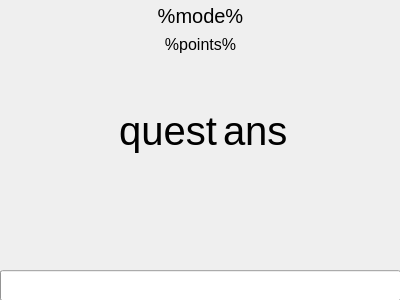
<?xml version="1.0" encoding="UTF-8"?>
<ui version="4.0">
 <class>gameWindow</class>
 <widget class="QWizardPage" name="gameWindow">
  <property name="geometry">
   <rect>
    <x>0</x>
    <y>0</y>
    <width>400</width>
    <height>300</height>
   </rect>
  </property>
  <property name="windowTitle">
   <string>Let's do it!</string>
  </property>
  <widget class="QWidget" name="formLayoutWidget">
   <property name="geometry">
    <rect>
     <x>0</x>
     <y>70</y>
     <width>401</width>
     <height>121</height>
    </rect>
   </property>
   <layout class="QFormLayout" name="formLayout">
    <property name="sizeConstraint">
     <enum>QLayout::SetMinimumSize</enum>
    </property>
    <property name="fieldGrowthPolicy">
     <enum>QFormLayout::FieldsStayAtSizeHint</enum>
    </property>
    <property name="rowWrapPolicy">
     <enum>QFormLayout::WrapLongRows</enum>
    </property>
    <property name="labelAlignment">
     <set>Qt::AlignCenter</set>
    </property>
    <property name="formAlignment">
     <set>Qt::AlignCenter</set>
    </property>
    <item row="0" column="0">
     <widget class="QLabel" name="askLabel">
      <property name="font">
       <font>
        <pointsize>30</pointsize>
        <underline>false</underline>
        <stylestrategy>PreferAntialias</stylestrategy>
        <kerning>true</kerning>
       </font>
      </property>
      <property name="text">
       <string>quest</string>
      </property>
      <property name="alignment">
       <set>Qt::AlignCenter</set>
      </property>
     </widget>
    </item>
    <item row="0" column="1">
     <widget class="QLabel" name="answerLabel">
      <property name="sizePolicy">
       <sizepolicy hsizetype="Preferred" vsizetype="Preferred">
        <horstretch>0</horstretch>
        <verstretch>0</verstretch>
       </sizepolicy>
      </property>
      <property name="font">
       <font>
        <pointsize>30</pointsize>
        <stylestrategy>PreferAntialias</stylestrategy>
       </font>
      </property>
      <property name="layoutDirection">
       <enum>Qt::RightToLeft</enum>
      </property>
      <property name="frameShape">
       <enum>QFrame::NoFrame</enum>
      </property>
      <property name="frameShadow">
       <enum>QFrame::Plain</enum>
      </property>
      <property name="text">
       <string>ans</string>
      </property>
      <property name="textFormat">
       <enum>Qt::AutoText</enum>
      </property>
      <property name="scaledContents">
       <bool>false</bool>
      </property>
      <property name="alignment">
       <set>Qt::AlignLeading|Qt::AlignLeft|Qt::AlignVCenter</set>
      </property>
      <property name="wordWrap">
       <bool>true</bool>
      </property>
      <property name="openExternalLinks">
       <bool>false</bool>
      </property>
      <property name="textInteractionFlags">
       <set>Qt::LinksAccessibleByMouse</set>
      </property>
     </widget>
    </item>
   </layout>
  </widget>
  <widget class="QLabel" name="modeLabel">
   <property name="geometry">
    <rect>
     <x>0</x>
     <y>0</y>
     <width>401</width>
     <height>31</height>
    </rect>
   </property>
   <property name="sizePolicy">
    <sizepolicy hsizetype="Preferred" vsizetype="Preferred">
     <horstretch>0</horstretch>
     <verstretch>0</verstretch>
    </sizepolicy>
   </property>
   <property name="font">
    <font>
     <pointsize>15</pointsize>
    </font>
   </property>
   <property name="text">
    <string>%mode%</string>
   </property>
   <property name="alignment">
    <set>Qt::AlignCenter</set>
   </property>
   <property name="textInteractionFlags">
    <set>Qt::LinksAccessibleByMouse</set>
   </property>
  </widget>
  <widget class="QLabel" name="pointsLabel">
   <property name="geometry">
    <rect>
     <x>0</x>
     <y>29</y>
     <width>401</width>
     <height>31</height>
    </rect>
   </property>
   <property name="font">
    <font>
     <pointsize>12</pointsize>
    </font>
   </property>
   <property name="text">
    <string>%points%</string>
   </property>
   <property name="alignment">
    <set>Qt::AlignCenter</set>
   </property>
  </widget>
  <widget class="QProgressBar" name="progressBar">
   <property name="geometry">
    <rect>
     <x>0</x>
     <y>270</y>
     <width>401</width>
     <height>31</height>
    </rect>
   </property>
   <property name="maximum">
    <number>200</number>
   </property>
   <property name="value">
    <number>0</number>
   </property>
   <property name="textVisible">
    <bool>false</bool>
   </property>
   <property name="textDirection">
    <enum>QProgressBar::TopToBottom</enum>
   </property>
  </widget>
 </widget>
 <resources/>
 <connections/>
</ui>
